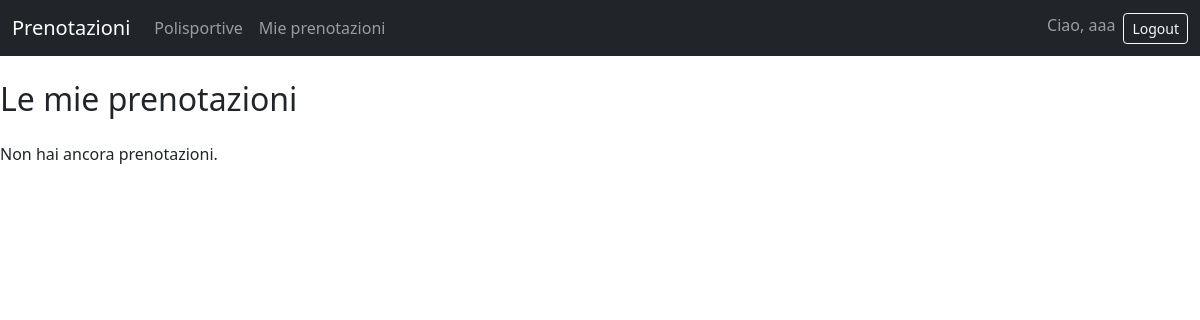
Before: /accounts/mie-prenotazioni/ (signed in) with the older database file.
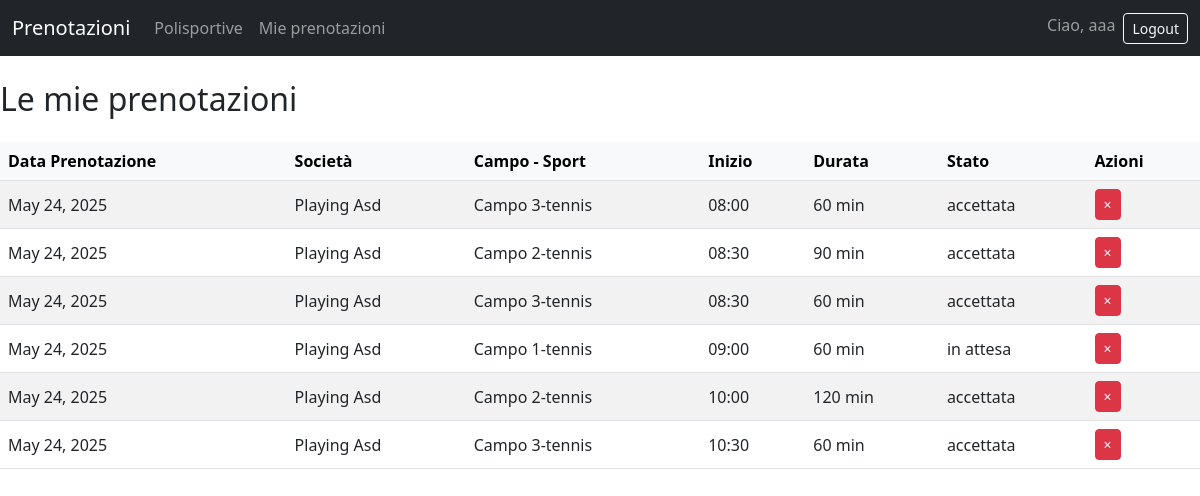
After: the same page with the newer database file.
### accounts/models.py (models this page shows, shortened)
class Prenotazione(models.Model):
    id=models.AutoField(primary_key=True)
    data = models.DateField()
    ora_inizio = models.TimeField()
    ora_fine = models.TimeField()
    durata = models.IntegerField()
    costo = models.DecimalField(max_digits=10, decimal_places=2)
    stato = models.CharField(
        max_length=20,
        choices=[('in attesa', 'in attesa'), ('accettata', 'accettata'), ('annullata', 'annullata')],
        default='accettata'
    )
    account = models.ForeignKey(Account, on_delete=models.CASCADE, related_name='prenotazioni')
    campo = models.ForeignKey(Campo, on_delete=models.CASCADE, related_name='prenotazioni')
    class Meta:
        unique_together = ('campo', 'data', 'ora_inizio', 'ora_fine')

class Campo(models.Model):
    id = models.AutoField(primary_key=True)
    nome = models.CharField(max_length=100)
    superficie = models.CharField(max_length=20, choices=[('terra', 'terra'), ('sintetico', 'sintetico'), ('erba', 'erba'), ('cemento', 'cemento')])
    tipo = models.CharField(max_length=20, choices=[('calcio a 5', 'calcio a 5'), ('tennis', 'tennis'), ('padel', 'padel')])
    polisportiva = models.ForeignKey(Polisportiva, on_delete=models.CASCADE, related_name='campi')

class Polisportiva(models.Model):
    id = models.AutoField(primary_key=True)
    nome = models.CharField(max_length=100, unique=True)
    città = models.CharField(max_length=100)
    indirizzo = models.CharField(max_length=200, unique=True)
    telefono = models.CharField(max_length=15, unique=True)
    email = models.EmailField(max_length=100, unique=True)

### accounts/views.py (the view)
# urls.py: path('mie-prenotazioni/', views.mie_prenotazioni, name='mie_prenotazioni'),
@login_required
def mie_prenotazioni(request):
    prenotazioni = Prenotazione.objects.filter(account=request.user).order_by('-data', 'ora_inizio')
    if request.method == "POST":
        elimina_id = request.POST.get("elimina")
        if elimina_id:
            Prenotazione.objects.filter(id=elimina_id, account=request.user).delete()
            return redirect('mie_prenotazioni')
    return render(request, 'accounts/mie_prenotazioni.html', {'prenotazioni': prenotazioni})

### accounts/templates/accounts/mie_prenotazioni.html (shortened to what this page needs)
<link href="https://cdn.jsdelivr.net/npm/bootstrap@5.3.0/dist/css/bootstrap.min.css" rel="stylesheet">
{% include "accounts/navbar2.html" %}
<h2 class="mb-4">Le mie prenotazioni</h2>
{% if prenotazioni %}
<table class="table table-striped align-middle">
    <thead class="table-light">
        <tr>
            <th>Data Prenotazione</th>
            <th>Società</th>
            <th>Campo - Sport</th>
            <th>Inizio</th>
            <th>Durata</th>
            <th>Stato</th>
            <th>Azioni</th>
        </tr>
    </thead>
    <tbody>
    {% for p in prenotazioni %}
        <tr>
            <td>{{ p.data }}</td>
            <td>{{ p.campo.polisportiva.nome }}</td>
            <td>{{ p.campo.nome }}-{{ p.campo.tipo }}</td>
            <td>{{ p.ora_inizio|time:"H:i" }}</td>
            <td>{{ p.durata }} min</td>
            <td>{{ p.stato }}</td>
            <td>
                <form method="post" style="display:inline;">
                    <button name="elimina" value="{{ p.id }}" class="btn btn-danger btn-sm" title="Elimina" onclick="return confirm('Eliminare questa prenotazione?')">
                        <span aria-hidden="true">&times;</span>
                    </button>
                </form>
            </td>
        </tr>
    {% endfor %}
    </tbody>
</table>
{% else %}
<p>Non hai ancora prenotazioni.</p>
{% endif %}

Changed rows visible on the page:
added Prenotazione: data "May 24, 2025", campo.polisportiva.nome "Playing Asd", campo.nome "Campo 3", campo.tipo "tennis", ora_inizio "08:00", durata "60", stato "accettata", {{ p.id }} 7 (drawn)
added Prenotazione: data "May 24, 2025", campo.polisportiva.nome "Playing Asd", campo.nome "Campo 2", campo.tipo "tennis", ora_inizio "08:30", durata "90", stato "accettata", {{ p.id }} 6 (drawn)
added Prenotazione: data "May 24, 2025", campo.polisportiva.nome "Playing Asd", campo.nome "Campo 3", campo.tipo "tennis", ora_inizio "08:30", durata "60", stato "accettata", {{ p.id }} 9 (drawn)
added Prenotazione: data "May 24, 2025", campo.polisportiva.nome "Playing Asd", campo.nome "Campo 1", campo.tipo "tennis", ora_inizio "09:00", durata "60", stato "in attesa", {{ p.id }} 4 (drawn)
added Prenotazione: data "May 24, 2025", campo.polisportiva.nome "Playing Asd", campo.nome "Campo 2", campo.tipo "tennis", ora_inizio "10:00", durata "120", stato "accettata", {{ p.id }} 10 (drawn)
added Prenotazione: data "May 24, 2025", campo.polisportiva.nome "Playing Asd", campo.nome "Campo 3", campo.tipo "tennis", ora_inizio "10:30", durata "60", stato "accettata", {{ p.id }} 8 (drawn)
Other visible differences:
text no longer shown: "Non hai ancora prenotazioni."
text now shown: "Data Prenotazione Società Campo - Sport Inizio Durata Stato Azioni"
